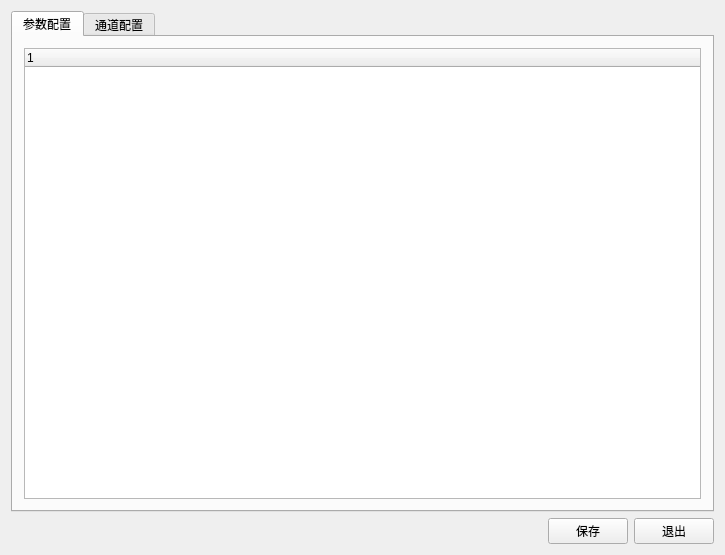
<?xml version="1.0" encoding="UTF-8"?>
<ui version="4.0">
 <class>SettingDialog</class>
 <widget class="QWidget" name="SettingDialog">
  <property name="geometry">
   <rect>
    <x>0</x>
    <y>0</y>
    <width>725</width>
    <height>555</height>
   </rect>
  </property>
  <property name="windowTitle">
   <string>设置</string>
  </property>
  <layout class="QVBoxLayout" name="verticalLayout">
   <item>
    <widget class="QTabWidget" name="tabWidget">
     <property name="styleSheet">
      <string notr="true">font: 12px &quot;华文楷体&quot;;</string>
     </property>
     <property name="currentIndex">
      <number>0</number>
     </property>
     <widget class="QWidget" name="paramTab">
      <attribute name="icon">
       <iconset resource="MainDlg.qrc">
        <normaloff>:/MainDlg/Resources/images/statistics.ico</normaloff>:/MainDlg/Resources/images/statistics.ico</iconset>
      </attribute>
      <attribute name="title">
       <string>参数配置</string>
      </attribute>
      <layout class="QVBoxLayout" name="verticalLayout_2">
       <item>
        <widget class="utility::QTreeWidgetEx" name="treeWidget">
         <column>
          <property name="text">
           <string notr="true">1</string>
          </property>
         </column>
        </widget>
       </item>
      </layout>
     </widget>
     <widget class="QWidget" name="channelTab">
      <attribute name="icon">
       <iconset resource="MainDlg.qrc">
        <normaloff>:/MainDlg/Resources/images/statistics.ico</normaloff>:/MainDlg/Resources/images/statistics.ico</iconset>
      </attribute>
      <attribute name="title">
       <string>通道配置</string>
      </attribute>
     </widget>
    </widget>
   </item>
   <item>
    <layout class="QHBoxLayout" name="horizontalLayout">
     <item>
      <spacer name="horizontalSpacer">
       <property name="orientation">
        <enum>Qt::Horizontal</enum>
       </property>
       <property name="sizeHint" stdset="0">
        <size>
         <width>40</width>
         <height>20</height>
        </size>
       </property>
      </spacer>
     </item>
     <item>
      <widget class="QPushButton" name="saveButton">
       <property name="text">
        <string>保存</string>
       </property>
       <property name="icon">
        <iconset resource="MainDlg.qrc">
         <normaloff>:/MainDlg/Resources/images/new_save.ico</normaloff>:/MainDlg/Resources/images/new_save.ico</iconset>
       </property>
      </widget>
     </item>
     <item>
      <widget class="QPushButton" name="exitButton">
       <property name="text">
        <string>退出</string>
       </property>
       <property name="icon">
        <iconset resource="MainDlg.qrc">
         <normaloff>:/MainDlg/Resources/images/quit.ico</normaloff>:/MainDlg/Resources/images/quit.ico</iconset>
       </property>
      </widget>
     </item>
    </layout>
   </item>
  </layout>
 </widget>
 <layoutdefault spacing="6" margin="11"/>
 <customwidgets>
  <customwidget>
   <class>utility::QTreeWidgetEx</class>
   <extends>QTreeWidget</extends>
   <header location="global">Utility/Control/QTreeWidgetex.h</header>
  </customwidget>
 </customwidgets>
 <resources>
  <include location="MainDlg.qrc"/>
 </resources>
 <connections/>
</ui>
